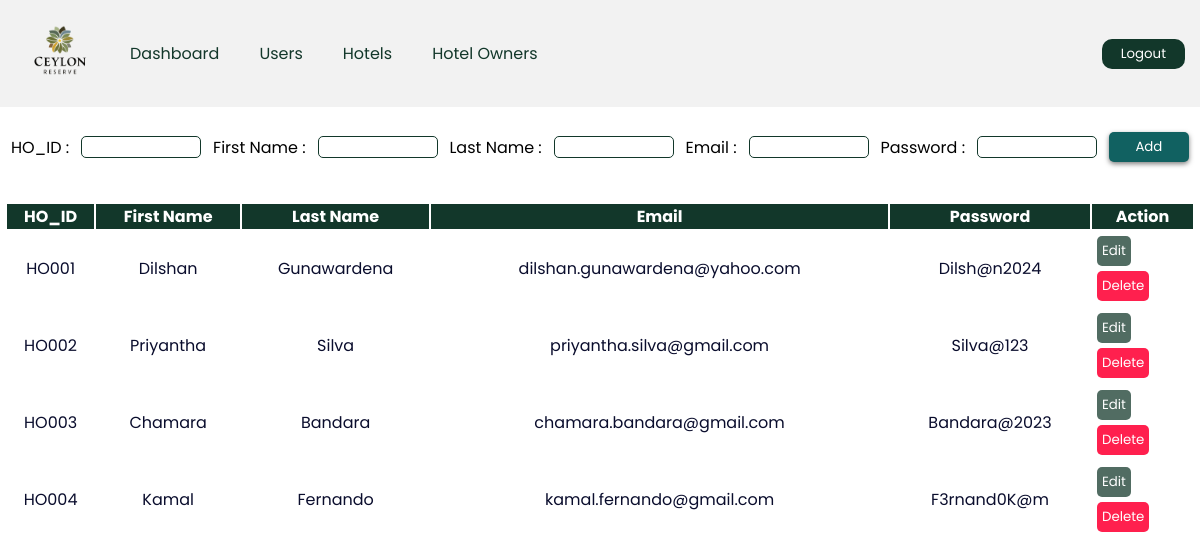
Page /admin/hotelOwners.php on the committed database.
### tables this page shows
CREATE TABLE Hotel_Owner(
    HO_ID CHAR(5),  
    Fname VARCHAR(50),
    Lname VARCHAR(50),
    Email VARCHAR(50),
    Password VARCHAR(30),
    PRIMARY KEY (HO_ID)
);

### admin/hotelOwners.php (the view, shortened to what this page needs)
<?php
    require "../config.php";
?>
<!DOCTYPE html>
<html lang="en">
<head>
    <link rel="stylesheet" href="Styles/style.css">
</head>
<body>
    <?php
        require "include/header.php";
    ?>
    <main>
        <section>
        <div class="addHotel">
                <form action="" class="input-Ownerform" method="post">
                    <label for="HO_ID">HO_ID :</label>
                    <input type="text" name="HO_ID" class="inputs" id="">
                    <label for="Fname">First Name :</label>
                    <input type="text" name="Fname" class="inputs" id="">
                    <label for="Lname">Last Name :</label>
                    <input type="text" name="Lname" class="inputs" id="">
                    <label for="email">Email :</label>
                    <input type="text" name="email" class="inputs" id="">
                    <label for="password">Password :</label>
                    <input type="password" name="password" class="inputs" id="">
                    <input type="submit" name="addOwner" class="addBtn" value="Add">
                </form>
            </div>
            <div class="roombooktable">
                <?php
                    $hotablesql = "SELECT * FROM Hotel_Owner";
                    $horesult = mysqli_query($conn, $hotablesql);
                ?>
                <table class="table table-bordered" id="table-data">
                    <thead>
                        <tr>
                            <th scope="col">HO_ID</th>
                            <th scope="col">First Name</th>
                            <th scope="col">Last Name</th>
                            <th scope="col">Email</th>
                            <th scope="col">Password</th>
                            <th scope="col">Action</th>
                        </tr>
                    </thead>
                    <tbody>
                    <?php
                    while ($res = mysqli_fetch_array($horesult)) {
                    ?>
                        <tr>
                            <td><?php echo $res['HO_ID'] ?></td>
                            <td><?php echo $res['Fname'] ?></td>
                            <td><?php echo $res['Lname'] ?></td>
                            <td><?php echo $res['Email'] ?></td>
                            <td><?php echo $res['Password'] ?></td>
                            <td class="action">
                                <a href="include/owneredit.php?id=<?php echo $res['HO_ID'] ?>"><button class="btn editBtn">Edit</button></a>
                                <a href="include/ownerdelete.php?id=<?php echo $res['HO_ID']?>"><button class="btn deleteBtn">Delete</button></a>
                            </td>
                        </tr>
                    <?php
                    }
                    ?>
                    </tbody>
                </table>
            </div>
        </section>
    </main>
</body>
</html>

### admin/Styles/style.css (style rules this page uses)
* { margin: 0; padding: 0; box-sizing: border-box; font-family: "Poppins", verdana, sans-serif; }
.inputs { width: 120px; border: 1px solid #12372a; border-radius: 5px; }
.input-Ownerform { width: 100%; margin-top: 20px; margin-bottom: 20px; padding: 5px; display: flex; justify-content: space-around; align-items: center; }
.addBtn { background-color: #116161; color: #FFFFFF; border: none; width: 80px; border-radius: 5px; padding: 5px; box-shadow: 0 2px 5px rgba(0, 0, 0, 0.5); transition: 0.1s ease; }
.roombooktable { position: absolute; color: #0a0d2d; margin-top: 10px; width: 100%; height: 100vh; }
.roombooktable table { width: 100%; padding: 5px; }
.roombooktable thead { background-color: #12372a; color: white; text-align: center; }
.roombooktable tbody { text-align: center; }
.action a { text-decoration: none; }
.action button { display: flex; flex-wrap: wrap; margin: 5px; }
.btn { border: none; border-radius: 5px; padding: 5px; color: #FFFFFF; }
.editBtn { background-color: #12372abb; }
.deleteBtn { background-color: #FF204E; }

### rows in the picture
hotel_owner: HO_ID "HO001", Fname "Dilshan", Lname "Gunawardena", Email "dilshan.gunawardena@yahoo.com", Password "Dilsh@n2024"
hotel_owner: HO_ID "HO002", Fname "Priyantha", Lname "Silva", Email "priyantha.silva@gmail.com", Password "Silva@123"
hotel_owner: HO_ID "HO003", Fname "Chamara", Lname "Bandara", Email "chamara.bandara@gmail.com", Password "Bandara@2023"
hotel_owner: HO_ID "HO004", Fname "Kamal", Lname "Fernando", Email "kamal.fernando@gmail.com", Password "F3rnand0K@m"
